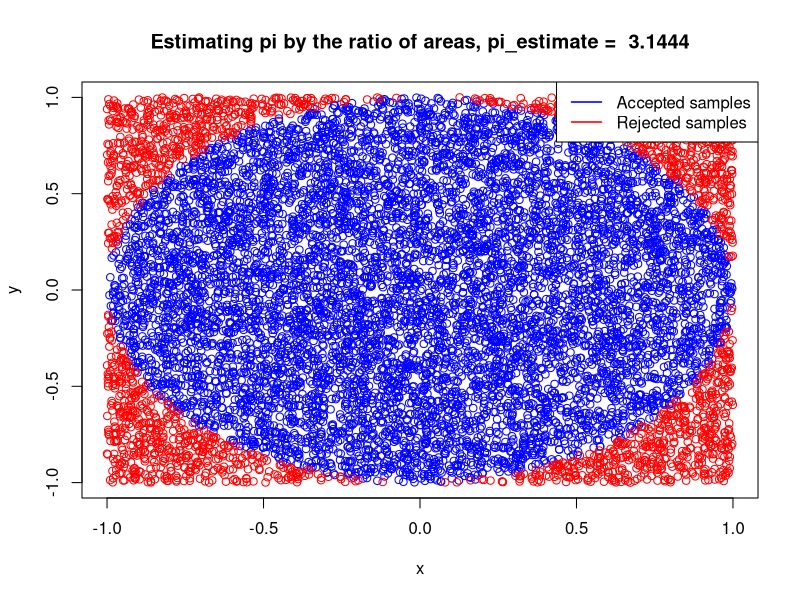

R code for this plot:
# Illustrate estimating pi using using the ratio A_circle / A_square = pi/4 where 
# we estimate the areas by drawing points  uniformly inside a unit square 
# and estimating the A_circle by counting draws inside the circle.
sample_function <- function(x) return (runif(n=2, min=-1, max=1))

acceptance_bound <-function(x, y) {
    # Accepting all points inside a circle of unit radius.
    ((x**2 + y**2) < 1) * 1
}

N_SAMPLES <- 1e4 # Plotting takes some times when using > 1e5 nmbr of samples
samples <- replicate(N_SAMPLES, sample_function())

list_samples <- split(samples, rep(1:ncol(samples), each = nrow(samples)))

accepted_indices <- sapply(list_samples, 
                           function(x) acceptance_bound(x[1], x[2]))
accepted_samples <- samples[, accepted_indices==1]
rejected_samples <- samples[, accepted_indices==0]

# Estimate pi by the ratio of the number of accepted samples over the
# total number of samples
pi_estimate <- 4*dim(accepted_samples)[2] / N_SAMPLES
print(pi_estimate - pi)

# Illustrade the accepted and rejected samples
plot(accepted_samples[1,], accepted_samples[2,], xlim=c(-1,1), ylim=c(-1,1), 
     col='blue', 
     main=paste('Estimating pi by the ratio of areas, pi_estimate = ',
                pi_estimate), xlab='x', ylab='y')
points(rejected_samples[1,], rejected_samples[2,], col='red')
legend('topright', c('Accepted samples', 'Rejected samples'), 
       col=c('blue', 'red'), lwd=1.5, bty='o', bg='white')
dev.copy(jpeg, 'fig_estimate_pi.jpeg')
dev.off()
